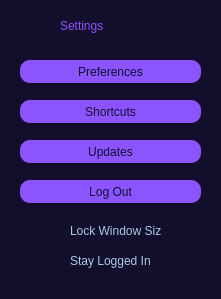
<?xml version="1.0" encoding="UTF-8"?>
<ui version="4.0">
 <class>MainWindow</class>
 <widget class="QMainWindow" name="MainWindow">
  <property name="geometry">
   <rect>
    <x>0</x>
    <y>0</y>
    <width>221</width>
    <height>299</height>
   </rect>
  </property>
  <property name="windowTitle">
   <string>MainWindow</string>
  </property>
  <property name="styleSheet">
   <string notr="true">background-color: #130e2c;
border-radius: 15px;</string>
  </property>
  <widget class="QWidget" name="centralwidget">
   <widget class="QLabel" name="settings_label">
    <property name="geometry">
     <rect>
      <x>60</x>
      <y>0</y>
      <width>111</width>
      <height>51</height>
     </rect>
    </property>
    <property name="styleSheet">
     <string notr="true">font: 24pt &quot;Segoe UI Semilight&quot;;
color: rgb(140, 84, 255);</string>
    </property>
    <property name="text">
     <string>Settings</string>
    </property>
   </widget>
   <widget class="QPushButton" name="preferences_button">
    <property name="geometry">
     <rect>
      <x>20</x>
      <y>60</y>
      <width>181</width>
      <height>23</height>
     </rect>
    </property>
    <property name="styleSheet">
     <string notr="true">background-color : rgb(140, 84, 255);
color: #130e2c;
border-radius:10px;
</string>
    </property>
    <property name="text">
     <string>Preferences</string>
    </property>
   </widget>
   <widget class="QPushButton" name="shortcuts_button">
    <property name="geometry">
     <rect>
      <x>20</x>
      <y>100</y>
      <width>181</width>
      <height>23</height>
     </rect>
    </property>
    <property name="styleSheet">
     <string notr="true">background-color : rgb(140, 84, 255);
color: #130e2c;
border-radius:10px;
</string>
    </property>
    <property name="text">
     <string>Shortcuts</string>
    </property>
   </widget>
   <widget class="QPushButton" name="updates_button">
    <property name="geometry">
     <rect>
      <x>20</x>
      <y>140</y>
      <width>181</width>
      <height>23</height>
     </rect>
    </property>
    <property name="styleSheet">
     <string notr="true">background-color : rgb(140, 84, 255);
color: #130e2c;
border-radius:10px;
</string>
    </property>
    <property name="text">
     <string>Updates</string>
    </property>
   </widget>
   <widget class="QPushButton" name="log_out_button">
    <property name="geometry">
     <rect>
      <x>20</x>
      <y>180</y>
      <width>181</width>
      <height>23</height>
     </rect>
    </property>
    <property name="styleSheet">
     <string notr="true">background-color : rgb(140, 84, 255);
color: #130e2c;
border-radius:10px;
</string>
    </property>
    <property name="text">
     <string>Log Out</string>
    </property>
   </widget>
   <widget class="QCheckBox" name="window_size_box">
    <property name="geometry">
     <rect>
      <x>50</x>
      <y>220</y>
      <width>111</width>
      <height>21</height>
     </rect>
    </property>
    <property name="styleSheet">
     <string notr="true">color: rgb(169, 204, 227)</string>
    </property>
    <property name="text">
     <string>Lock Window Size</string>
    </property>
   </widget>
   <widget class="QCheckBox" name="stay_logged_in_box">
    <property name="geometry">
     <rect>
      <x>50</x>
      <y>250</y>
      <width>111</width>
      <height>21</height>
     </rect>
    </property>
    <property name="styleSheet">
     <string notr="true">color: rgb(169, 204, 227)</string>
    </property>
    <property name="text">
     <string>Stay Logged In</string>
    </property>
   </widget>
  </widget>
  <widget class="QStatusBar" name="statusbar"/>
 </widget>
 <resources/>
 <connections/>
</ui>
